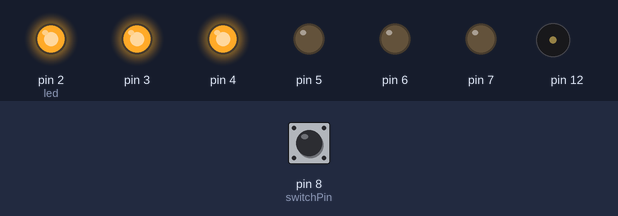
A sketch run on a simulated Arduino Uno, built with avr-gcc and run on an emulated ATmega328P. Parts: output pins drawn as LEDs (lit = HIGH), buzzer (waves = sounding). The test bench sets the inputs (shaded band); at power-on: pin 8 (switchPin) LOW.

Above: at 23.2 s.
23.3 s: pin 8 (switchPin) pulled HIGH for 0.15 s
At 24.3 s:
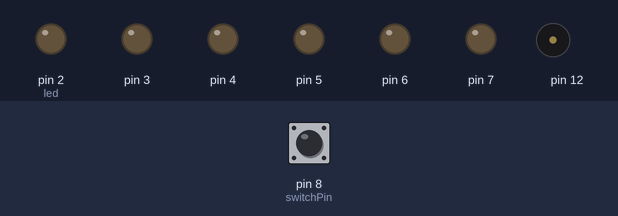
At 36.6 s:
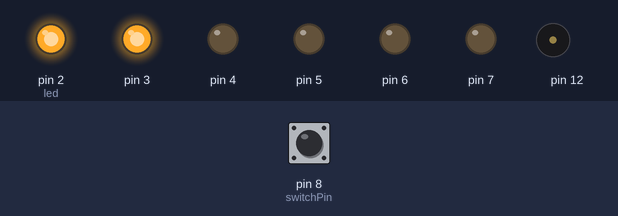
45.4 s: pin 8 (switchPin) pulled HIGH for 1 s
At 53.6 s:
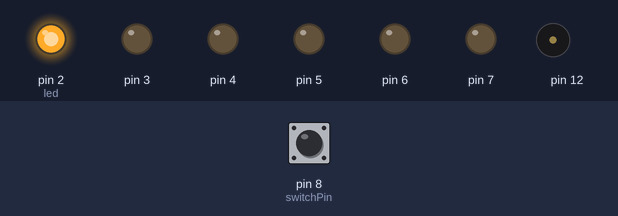
Timing chart, 0 to 83.9 s (numbered marks = the images above; inputs shaded):
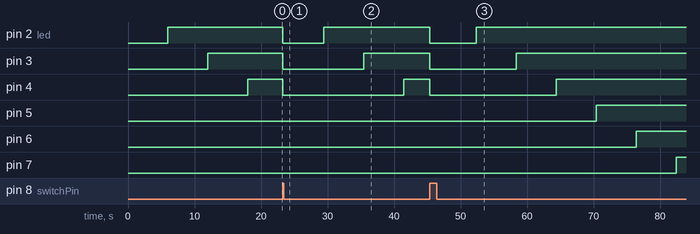

The sketch:

proyecto7_reloj_sensor_inclinacion.ino
```cpp
//constante para pin del sensor
const int switchPin = 8;

//Sin signo long de 0 hasta máximo, con signo, el máximo entre 2
unsigned long previousTime = 0;

//creamos variable y damos valor 0 al estado y anterior estado
int switchState = 0;
int prevSwitchState =0;

//damos valor 2 (primer led)
int led = 2;

//intervalo, cada cuanto tiempo se encenderán las luces
long interval = 6000;

void setup() {
  //set output 2-7 pins
  for (int i = 2; i < 8; i++)
  {
    pinMode(i,OUTPUT);
  }
  pinMode(switchPin,INPUT);
}//setup

void loop() {
  //cojer en variable el tiempo desde encendido
  unsigned long currentTime = millis();

  //cuando la diferencia entre el tiempo anterior y el ahora sea mayor que el intervalo
  if (currentTime - previousTime > interval)
  {
    previousTime = currentTime;
    digitalWrite(led, HIGH);
    //Si el led encendido es el último
    if (led == 7)
    {
        tone(12,262);
    }
    led++;
  //en el siguiente encendido apagar el sonido
    if (led == 8){
      noTone(12);
    }
  }//if
//leer el estado del sensor
  switchState = digitalRead(switchPin);
//si cambia resetear el reloj
  if(switchState != prevSwitchState){
    for (int x = 2; x < 8; x++)
    {
      digitalWrite(x,LOW);
    }
    led = 2;
    previousTime = currentTime;
  }//if

  prevSwitchState = switchState;
}//loop
```

Measured:
- after the input at 23.3 s, pin 2 (led): HIGH → LOW at once, → HIGH 6.2 s later; pin 3: HIGH → LOW at once, → HIGH 12.2 s later; pin 4: HIGH → LOW at once, → HIGH 18.2 s later; pin 5: stays LOW (without the input it goes to HIGH after 0.70 s); pin 6: stays LOW (without the input it goes to HIGH after 6.7 s)
- after the input at 45.4 s, pin 2 (led): HIGH → LOW at once, → HIGH 7.0 s later; pin 3: HIGH → LOW at once, → HIGH 13.0 s later; pin 4: HIGH → LOW at once, → HIGH 19.0 s later; pin 5: LOW → HIGH after 25.0 s instead of 2.1 s; pin 6: LOW → HIGH after 31.0 s instead of 8.1 s
